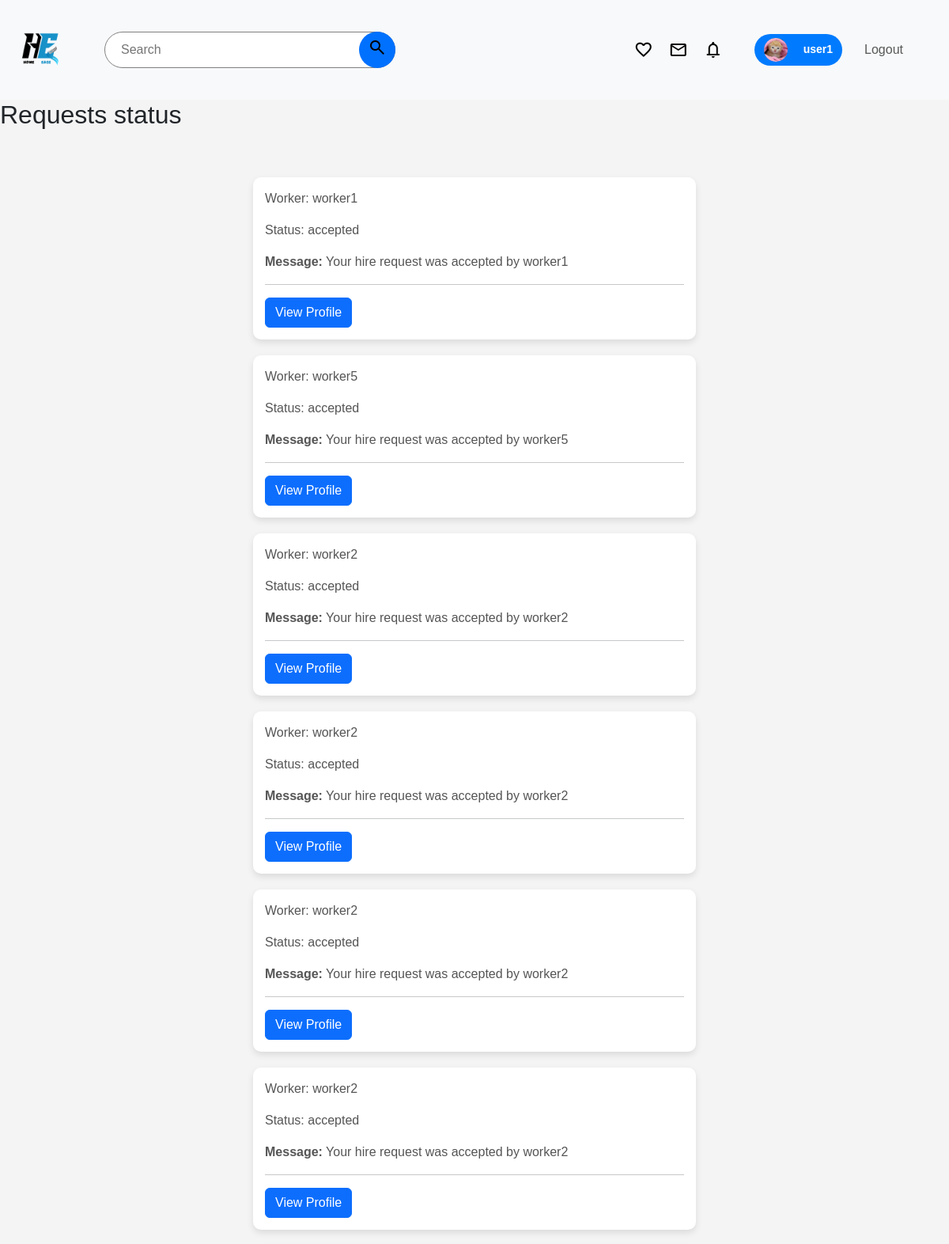
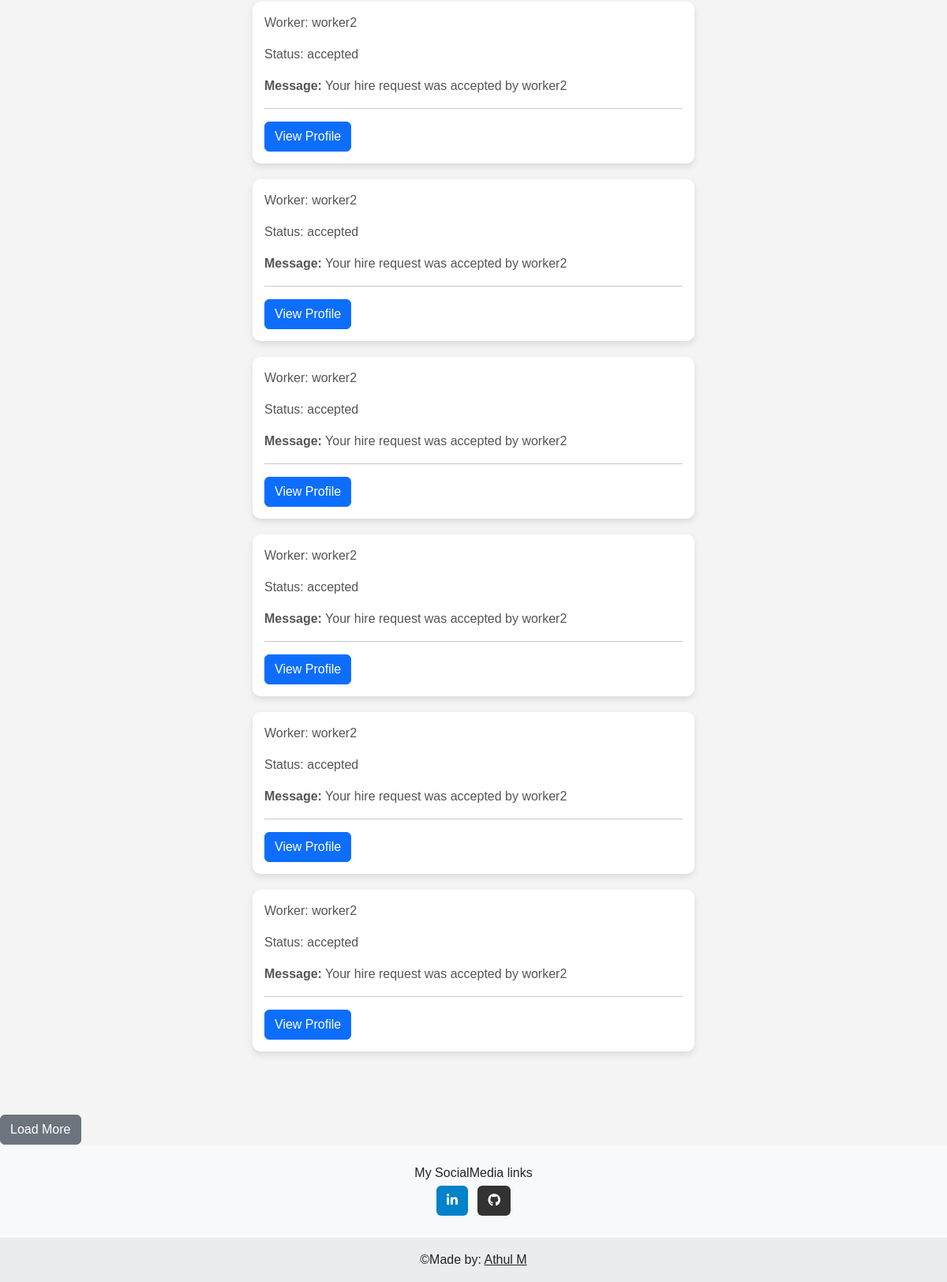
Screenshot of /website/hireresponse (signed in) with the database file from the repository (2 pictures, top to bottom).
### user/models.py (models this page shows, shortened)
class UserProfile(models.Model):
    user = models.OneToOneField(User,on_delete=models.CASCADE,related_name='userprofile')
    address = models.TextField()
    profilepicture = models.ImageField(upload_to='userprofilepics')
    contact = models.IntegerField(null=True)
    reward_points = models.IntegerField(default=0,blank=True)

class HireRequest(models.Model):
    STATUS_CHOICES = [
        ('pending','Pending'),
        ('accepted','Accepted'),
        ('rejected','Rejected')
    ]
    worker = models.ForeignKey(WorkerProfile, on_delete=models.CASCADE,related_name='worker_hire_requests')
    user = models.ForeignKey(User,on_delete=models.CASCADE,related_name='user_hire_requests')
    message = models.TextField(blank=True,null=True)
    status = models.CharField(max_length=10,choices=STATUS_CHOICES,default='pending')
    created_at = models.DateTimeField(auto_now_add=True)
    completed = models.BooleanField(default=False)
    used_points = models.IntegerField(default=0)

class WorkerProfile(models.Model):
    status_choices = (('pending','Pending'),
                      ('accepted','Accepted'),
                      ('rejected','Rejected'))
    status = models.CharField(max_length=150,choices=status_choices,default='pending',blank=True)
    rejection_message = models.TextField(blank=True,null=True)
    user = models.OneToOneField(User,on_delete=models.CASCADE,related_name='worker_profile')
    job_title = models.CharField(max_length=100,blank=True)
    skills = models.TextField(null=True)
    profilepicture = models.ImageField(upload_to='workerprofilepics',blank=True,null=True)
    contact = models.IntegerField(null=True)
    categories = models.ManyToManyField('website.Category')
    availability = models.BooleanField(default=True)
    is_approved = models.BooleanField(default=False,blank=True)
    points = models.IntegerField(default=0,blank=True)

### website/views.py (the view)
# urls.py: path('hireresponse',user_hire_requests,name="hireresponse"),
@login_required
def user_hire_requests(request):
    user_requests = HireRequest.objects.filter(user=request.user).order_by('-id')
    return render(request, 'user_hire_requests.html', {'user_requests': user_requests})

### user/forms.py
class RegUser(UserCreationForm):
      email = forms.EmailField(widget=forms.EmailInput(attrs={'class': 'form-control', 'placeholder': 'Enter your email'}))
      username = forms.CharField(widget=forms.TextInput(attrs={'class': 'form-control', 'placeholder': 'Enter username'}))
      password1 = forms.CharField(widget=forms.PasswordInput(attrs={'class': 'form-control', 'placeholder': 'Enter password'}))
      password2 = forms.CharField(widget=forms.PasswordInput(attrs={'class': 'form-control', 'placeholder': 'Confirm password'}))
      class Meta:
         model = User
         fields = ['username' , 'email','password1','password2']

### user/context_processors.py (called while the page is built)
def registration_form(request):
    return {'form':RegUser()}

### templates/user_hire_requests.html (shortened to what this page needs)
{% extends 'base.html' %}
{% block links %}
{% load static %}
<link  rel="stylesheet" href="{% static 'css/user_hire_request.css' %}">
{% endblock %}
{% block contents %}
<h2>Requests status</h2>
<div class="hire-requests-container">
    {% for request in user_requests %}
    <div class="requests">
        <p>Worker: {{  request.worker.user.username  }}</p>
        <p>Status: {{ request.status }}</p>
        {% if request.message %}
            <p><strong>Message:</strong> {{ request.message }}</p>
        {% endif %}
        <hr>
        <a href="{% url 'workerdetails' request.worker.id %}"><button class="btn btn-primary">View Profile</button></a>
    </div>
    {% endfor %}
</div>
<button class="btn btn-secondary" data-bs-toggle="collapse" data-bs-target="#moreRequests">
    Load More
</button>
{% endblock %}

### templates/header.html (shortened to what this page needs)
<nav class="navbar navbar-expand-lg navbar-light bg-light">
  {% load static %}
    {% if request.user.is_authenticated and request.user.worker_profile %}
      <a href="{% url 'workerhome' %}"><img class="logo" src="{% static 'images/logo3.PNG' %}" style="height:min-content;"></a>
    {% else %}
      <a class="navbar-brand" href=" {% url 'home' %} "><img class="logo" src="{% static 'images/logo3.PNG' %}" style="height:min-content;"></a>
    {%endif%}
    <div class="collapse navbar-collapse" id="navbarTogglerDemo02">
      <div class="searchbar">
        <form method="get" action="{% url 'search_workers' %}" class="form-inline my-2 my-lg-0 search-bar" style="display: flex; width: 100%; max-width: 400px; flex: 1 1 auto;">
        <input class=" mr-sm-2" type="text"  name="q" placeholder="Search" value="{{search_query}}">
        <button  type="submit"><span class="material-symbols-outlined">
            </span></button>
        </form>
      </div>
      <div class="authlinks">
        <div class="icons">
        {% if user.userprofile%}
        <a href="{% url 'wishlist' %}"><span class="material-symbols-outlined">
          </span></a>
        {%endif%}
          <a href="{% url 'allmessages' %}">
            <span class="material-symbols-outlined">
          </span>
          </a>
          <a href="{% url 'hireresponse' %}">
            <span class="material-symbols-outlined">
            </span>
          </a>
        </div>
        <ul class="navbar-nav mr-auto mt-2 mt-lg-0" style="gap: 20px; display:flex; justify-content:center; align-items:center;">
        <div class="gotoprofile">
          {% if user.is_authenticated %}
          <button class=" profile-button">
            {% if user.userprofile.profilepicture %}
            <img class="profilepic" src="{{user.userprofile.profilepicture.url}}">
            {%elif user.worker_profile.profilepicture%}
            <img class="profilepic" src="{{user.worker_profile.profilepicture.url}}">
            {%else%}
            <span class="material-symbols-outlined">
              account_circle
            </span>
            {%endif%}
            {% if user.worker_profile %}
              <a href="{% url 'weditprofile' %}" style="text-decoration: none; margin-top:15px;"><p>{{request.user}}</p></a>
            {%elif user.userprofile%}
              <a href="{% url 'editprofile' %}" style="text-decoration: none; margin-top:15px;"><p>{{request.user}}</p></a>
            {%endif%}
          </button>
        </div>
        <li class="nav-item">
          <a class="logout nav-link" href="{% url 'logout' %}">Logout</a>
        </li>
        {% endif %}
        </ul>
       </div>
    </div>
  </nav>

### static/css/base.css (style rules this page uses)
.logo { max-height: 100px; max-width: 100px; width: 100%; }
.authlinks { display: flex; margin-left: auto; margin-right: 50px; justify-content: center; align-items: center; flex-shrink: 0; }
.icons { display:inline-flex ; justify-content: center; align-items: center; gap: 20px; margin-right: 40px; text-align: center; }
.icons span { color: black; vertical-align: middle; }
.search-bar { position: relative; }
.searchbar input { padding: 10px 20px; font: inherit; border-radius: 100px; border: 1px solid gray; width: 100%; }
.searchbar button { height: 100%; aspect-ratio: 1/1; background-color: #0071ff; fill: white; border: none; border-radius: 50%; position: absolute; right: 0; transition: backgroundcolor 0.3s ease; }
input, select, textarea { display: block !important; visibility: visible !important; }
.profilepic { width: 30px; height: 30px; border-radius: 50%; object-fit: cover; }
.gotoprofile { display: flex; justify-content: center; align-items: center; }
.profile-button { display: flex; justify-content: center; align-items: center; width: 100%; background-color: #007bff; border-radius: 50px; border: none; border-radius: 50px; padding: 5px 12px; height: 40px; cursor: pointer; transition: background-color 0.3s ease; gap: 20px; }
.profile-button a { color: white; font-weight: bold; font-size: 14px; text-decoration: none; white-space: nowrap; display: flex; align-items: center; height: 100%; }
.searchbar { flex: 1; display: flex; justify-content: center; max-width: 400px; width: 100%; position: relative; padding: 0 1rem; box-sizing: border-box; }
.searchbar form { width: 100%; display: flex; position: relative; }
.searchbar input { width: 100%; box-sizing: border-box; }

### static/css/user_hire_request.css (style rules this page uses)
body { font-family: Arial, sans-serif; background-color: #f4f4f4; margin: 0; padding: 0; }
.hire-requests-container { max-width: 600px; margin: 40px auto; padding: 20px; }
.requests { background: white; padding: 15px; border-radius: 10px; box-shadow: 0px 4px 8px rgba(0, 0, 0, 0.1); margin-bottom: 20px; }
.hire-requests-container p { font-size: 1rem; color: #555; }

### rows the page displays
HireRequest: worker.user.username "worker1", status "accepted", message "Your hire request was accepted by worker1"
HireRequest: worker.user.username "worker5", status "accepted", message "Your hire request was accepted by worker5"
HireRequest: worker.user.username "worker2", status "accepted", message "Your hire request was accepted by worker2"
HireRequest: worker.user.username "worker2", status "accepted", message "Your hire request was accepted by worker2"
HireRequest: worker.user.username "worker2", status "accepted", message "Your hire request was accepted by worker2"
HireRequest: worker.user.username "worker2", status "accepted", message "Your hire request was accepted by worker2"
HireRequest: worker.user.username "worker2", status "accepted", message "Your hire request was accepted by worker2"
HireRequest: worker.user.username "worker2", status "accepted", message "Your hire request was accepted by worker2"
HireRequest: worker.user.username "worker2", status "accepted", message "Your hire request was accepted by worker2"
HireRequest: worker.user.username "worker2", status "accepted", message "Your hire request was accepted by worker2"
HireRequest: worker.user.username "worker2", status "accepted", message "Your hire request was accepted by worker2"
HireRequest: worker.user.username "worker2", status "accepted", message "Your hire request was accepted by worker2"

### other values shown
{{ request.user }} "user1"
